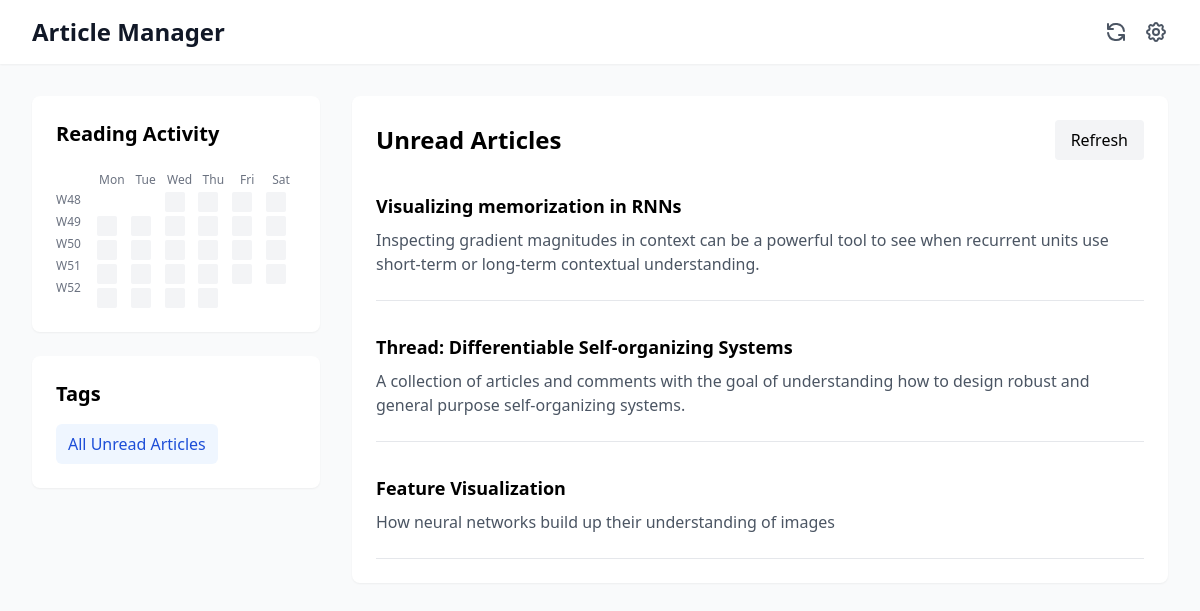
The page / on the database its author committed.
### models.py (models this page shows)
class Article(Base):
    __tablename__ = "articles"
    id = Column(Integer, primary_key=True, index=True)
    title = Column(String, index=True)
    url = Column(String, unique=True, index=True)
    content = Column(Text)  # Store article content
    date_added = Column(DateTime, default=datetime.now)
    date_read = Column(DateTime, nullable=True)
    is_read = Column(Boolean, default=False)
    source_id = Column(Integer, ForeignKey("rss_feeds.id"))
    labels = relationship("Label", secondary=article_label, back_populates="articles")
    highlights = relationship("Highlight", back_populates="article", cascade="all, delete-orphan")
    notes = relationship("Note", back_populates="article", cascade="all, delete-orphan")
    source = relationship("RSSFeed", back_populates="articles")

### main.py (the view)
@app.get("/", response_class=HTMLResponse)
async def home(request: Request, tag: str = None, db: Session = Depends(get_db)):
    query = db.query(models.Article)
    feeds = db.query(models.RSSFeed).all()
    if tag:
        query = query.join(models.article_label).join(models.Label).filter(
            models.Label.name == tag
        )
        articles = query.order_by(models.Article.date_added.desc()).all()
    else:
        unread_articles = query.filter(models.Article.is_read == False).all()
        articles = random.sample(unread_articles, min(3, len(unread_articles)))
    thirty_days_ago = datetime.now() - timedelta(days=30)
    read_days = db.query(models.Article.date_read).filter(
        models.Article.is_read == True,
        models.Article.date_read >= thirty_days_ago
    ).distinct().all()
    read_days = [day[0].strftime('%Y-%m-%d') for day in read_days if day[0]]
    labels = db.query(models.Label).all()
    return templates.TemplateResponse("index.html", {
        "request": request,
        "read_days": read_days,
        "labels": labels,
        "articles": articles,
        "selected_tag": tag,
        "now": datetime.now(),
        "timedelta": timedelta,
        "feeds": feeds
    })

### templates/index.html (shortened to what this page needs)
<!DOCTYPE html>
<html lang="en">
<head>
    <link href="https://cdn.jsdelivr.net/npm/tailwindcss@2.2.19/dist/tailwind.min.css" rel="stylesheet">
</head>
<body class="bg-gray-50">
    <div class="flex flex-col min-h-screen">
        <header class="bg-white shadow-sm">
            <div class="max-w-7xl mx-auto px-4 py-4 sm:px-6 lg:px-8 flex justify-between items-center">
                <h1 class="text-2xl font-semibold text-gray-900">Article Manager</h1>
                <div class="flex items-center space-x-4">
                    <a href="/refresh-articles{% if selected_tag %}?tag={{ selected_tag }}{% endif %}" class="text-gray-600 hover:text-gray-900">
                        <svg class="w-6 h-6" fill="none" stroke="currentColor" viewBox="0 0 24 24">
                            <path stroke-linecap="round" stroke-linejoin="round" stroke-width="2" d="M4 4v5h.582m15.356 2A8.001 8.001 0 004.582 9m0 0H9m11 11v-5h-.581m0 0a8.003 8.003 0 01-15.357-2m15.357 2H15" />
                        </svg>
                    </a>
                    <button onclick="openSettingsModal()" class="text-gray-600 hover:text-gray-900">
                    </button>
                </div>
            </div>
        </header>
        <main class="flex-1 max-w-7xl mx-auto px-4 py-8 sm:px-6 lg:px-8">
            <div class="flex flex-col lg:flex-row gap-8">
                <div class="lg:w-72 space-y-6">
                    <div class="bg-white rounded-lg shadow-sm p-6">
                        <h2 class="text-xl font-semibold mb-6">Reading Activity</h2>
                        <div class="flex gap-3">
                            <div class="flex flex-col gap-0.5 text-xs pt-5">
                                {% set current_date = now %}
                                {% set first_day = (current_date - timedelta(days=29)) %}
                                {% set week_start = first_day - timedelta(days=first_day.weekday()) %}
                                {% for week in range(5) %}
                                    <div class="h-5 text-right pr-1 text-gray-500">W{{ (week_start + timedelta(weeks=week)).isocalendar()[1] }}</div>
                                {% endfor %}
                            </div>
                            <div class="flex-1">
                                <div class="grid grid-cols-6 gap-1 text-xs">
                                    <div class="text-center text-gray-500">Mon</div>
                                    <div class="text-center text-gray-500">Tue</div>
                                    <div class="text-center text-gray-500">Wed</div>
                                    <div class="text-center text-gray-500">Thu</div>
                                    <div class="text-center text-gray-500">Fri</div>
                                    <div class="text-center text-gray-500">Sat</div>
                                    {% for week in range(5) %}
                                        {% for day in range(6) %}
                                            {% set date = week_start + timedelta(weeks=week, days=day) %}
                                            {% if date >= first_day and date <= current_date %}
                                                {% if date.strftime('%Y-%m-%d') in read_days %}
                                                    <div class="w-5 h-5 bg-green-300 rounded-sm hover:ring-2 hover:ring-gray-400" title="{{ date.strftime('%Y-%m-%d') }}"></div>
                                                {% else %}
                                                    <div class="w-5 h-5 bg-gray-100 rounded-sm hover:ring-2 hover:ring-gray-400" title="{{ date.strftime('%Y-%m-%d') }}"></div>
                                                {% endif %}
                                            {% else %}
                                                <div class="w-5 h-5"></div>
                                            {% endif %}
                                        {% endfor %}
                                    {% endfor %}
                                </div>
                            </div>
                        </div>
                    </div>
                    <div class="bg-white rounded-lg shadow-sm p-6 mt-6">
                        <h2 class="text-xl font-semibold mb-4">Tags</h2>
                        <div class="flex flex-wrap gap-2">
                            <a href="/" class="block px-3 py-2 rounded-md {% if not selected_tag %}bg-blue-50 text-blue-700{% else %}hover:bg-gray-50{% endif %}">
                                All Unread Articles
                            </a>
                        </div>
                    </div>
                </div>
                <div class="flex-1">
                    <div class="bg-white rounded-lg shadow-sm p-6">
                        <div class="flex justify-between items-center mb-6">
                            <h1 class="text-2xl font-bold">
                                {% if selected_tag %}
                                    Articles tagged with "{{ selected_tag }}"
                                {% else %}
                                    Unread Articles
                                {% endif %}
                            </h1>
                            <button onclick="refreshArticles()" class="px-4 py-2 bg-gray-100 rounded hover:bg-gray-200">
                                Refresh
                            </button>
                        </div>
                        <div class="space-y-6">
                            {% for article in articles %}
                            <div class="border-b pb-4 last:border-b-0 last:pb-0">
                                <a href="/article/{{ article.id }}" class="block hover:bg-gray-50 -mx-4 px-4 py-2 rounded">
                                    <h3 class="text-lg font-semibold mb-2">{{ article.title }}</h3>
                                    <p class="text-gray-600 line-clamp-2">{{ article.content }}</p>
                                </a>
                            </div>
                            {% endfor %}
                        </div>
                    </div>
                </div>
            </div>
        </main>
    </div>
</body>
</html>

### rows shown on the page
Article: title "Visualizing memorization in RNNs", content "Inspecting gradient magnitudes in context can be a powerful tool to see when recurrent units use short-term or long-term contextual understanding."
Article: title "Thread: Differentiable Self-organizing Systems", content "A collection of articles and comments with the goal of understanding how to design robust and general purpose self-organizing systems."
Article: title "Feature Visualization", content "How neural networks build up their understanding of images"

### other values the page prints
{{ (week_start + timedelta(weeks=week)).isocalendar()[1] }} "48" "49" "50" "51" "52"
